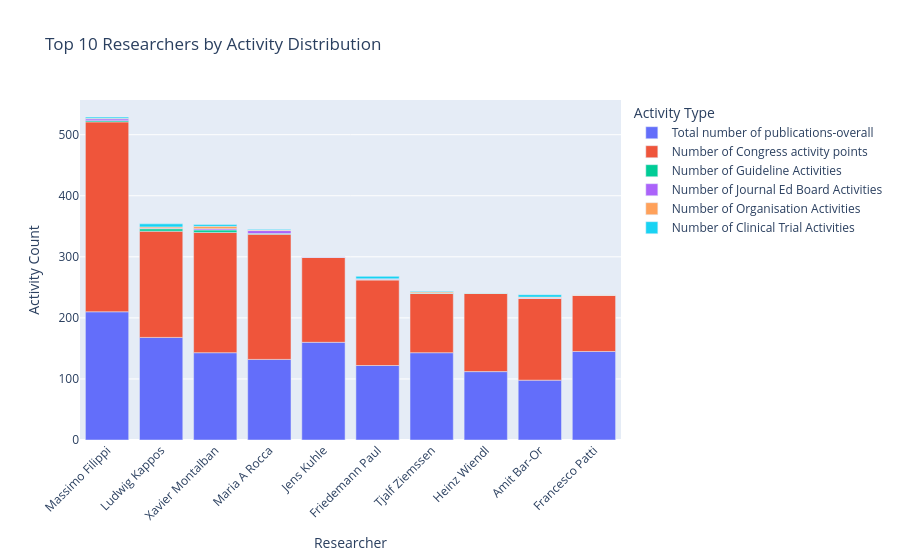

Notebook source saved alongside this figure:
### Code cell
import plotly.express as px

fig = px.bar(
    top10_melted,
    x="Name",
    y="Count",
    color="Activity Type",
    title="Top 10 Researchers by Activity Distribution",
)

fig.update_layout(
    xaxis_title="Researcher",
    yaxis_title="Activity Count",
    xaxis_tickangle=-45
)

fig.show()

### Figure 1 — Plotly figure (JSON) as saved in the notebook; plotly's stock layout.template omitted (floating-point values rounded to 4 significant figures)
{"data": [{"hovertemplate": "Activity Type=Total number of publications-overall<br>Name=%{x}<br>Count=%{y}<extra></extra>", "legendgroup": "Total number of publications-overall", "marker": {"color": "#636efa", "pattern": {"shape": ""}}, "name": "Total number of publications-overall", "orientation": "v", "showlegend": true, "textposition": "auto", "type": "bar", "x": ["Massimo Filippi", "Ludwig Kappos", "Xavier Montalban", "Maria A Rocca", "Jens Kuhle", "Friedemann Paul", "Tjalf Ziemssen", "Heinz Wiendl", "Amit Bar-Or", "Francesco Patti"], "xaxis": "x", "y": [210, 168, 143, 132, 160, 122, 143, 112, 98, 145], "yaxis": "y"}, {"hovertemplate": "Activity Type=Number of Congress activity points<br>Name=%{x}<br>Count=%{y}<extra></extra>", "legendgroup": "Number of Congress activity points", "marker": {"color": "#EF553B", "pattern": {"shape": ""}}, "name": "Number of Congress activity points", "orientation": "v", "showlegend": true, "textposition": "auto", "type": "bar", "x": ["Massimo Filippi", "Ludwig Kappos", "Xavier Montalban", "Maria A Rocca", "Jens Kuhle", "Friedemann Paul", "Tjalf Ziemssen", "Heinz Wiendl", "Amit Bar-Or", "Francesco Patti"], "xaxis": "x", "y": [311, 174, 197, 205, 139, 140, 97, 128, 134, 92], "yaxis": "y"}, {"hovertemplate": "Activity Type=Number of Guideline Activities<br>Name=%{x}<br>Count=%{y}<extra></extra>", "legendgroup": "Number of Guideline Activities", "marker": {"color": "#00cc96", "pattern": {"shape": ""}}, "name": "Number of Guideline Activities", "orientation": "v", "showlegend": true, "textposition": "auto", "type": "bar", "x": ["Massimo Filippi", "Ludwig Kappos", "Xavier Montalban", "Maria A Rocca", "Jens Kuhle", "Friedemann Paul", "Tjalf Ziemssen", "Heinz Wiendl", "Amit Bar-Or", "Francesco Patti"], "xaxis": "x", "y": [2, 4, 4, 1, 0, 1, 1, 1, 0, 0], "yaxis": "y"}, {"hovertemplate": "Activity Type=Number of Journal Ed Board Activities<br>Name=%{x}<br>Count=%{y}<extra></extra>", "legendgroup": "Number of Journal Ed Board Activities", "marker": {"color": "#ab63fa", "pattern": {"shape": ""}}, "name": "Number of Journal Ed Board Activities", "orientation": "v", "showlegend": true, "textposition": "auto", "type": "bar", "x": ["Massimo Filippi", "Ludwig Kappos", "Xavier Montalban", "Maria A Rocca", "Jens Kuhle", "Friedemann Paul", "Tjalf Ziemssen", "Heinz Wiendl", "Amit Bar-Or", "Francesco Patti"], "xaxis": "x", "y": [3, 1, 2, 5, 1, 1, 0, 0, 1, 0], "yaxis": "y"}, {"hovertemplate": "Activity Type=Number of Organisation Activities<br>Name=%{x}<br>Count=%{y}<extra></extra>", "legendgroup": "Number of Organisation Activities", "marker": {"color": "#FFA15A", "pattern": {"shape": ""}}, "name": "Number of Organisation Activities", "orientation": "v", "showlegend": true, "textposition": "auto", "type": "bar", "x": ["Massimo Filippi", "Ludwig Kappos", "Xavier Montalban", "Maria A Rocca", "Jens Kuhle", "Friedemann Paul", "Tjalf Ziemssen", "Heinz Wiendl", "Amit Bar-Or", "Francesco Patti"], "xaxis": "x", "y": [1, 2, 4, 1, 0, 0, 2, 0, 1, 1], "yaxis": "y"}, {"hovertemplate": "Activity Type=Number of Clinical Trial Activities<br>Name=%{x}<br>Count=%{y}<extra></extra>", "legendgroup": "Number of Clinical Trial Activities", "marker": {"color": "#19d3f3", "pattern": {"shape": ""}}, "name": "Number of Clinical Trial Activities", "orientation": "v", "showlegend": true, "textposition": "auto", "type": "bar", "x": ["Massimo Filippi", "Ludwig Kappos", "Xavier Montalban", "Maria A Rocca", "Jens Kuhle", "Friedemann Paul", "Tjalf Ziemssen", "Heinz Wiendl", "Amit Bar-Or", "Francesco Patti"], "xaxis": "x", "y": [2, 5, 3, 1, 0, 4, 1, 0, 4, 0], "yaxis": "y"}], "layout": {"barmode": "relative", "legend": {"title": {"text": "Activity Type"}, "tracegroupgap": 0}, "title": {"text": "Top 10 Researchers by Activity Distribution"}, "xaxis": {"anchor": "y", "domain": [0, 1], "tickangle": -45, "title": {"text": "Researcher"}}, "yaxis": {"anchor": "x", "domain": [0, 1], "title": {"text": "Activity Count"}}}}
